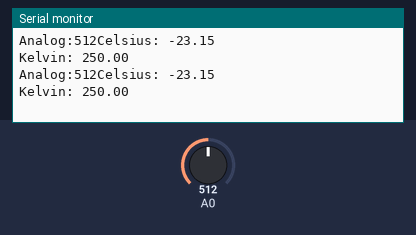
The sketch below on a simulated Arduino Uno, built with avr-gcc and run on an emulated ATmega328P. On the bench: the last lines printed to the serial monitor. The test bench sets the inputs (shaded band); at power-on: A0 = 512.

Above: at 1.2 s.
1.3 s: A0 set to 716
At 2.6 s:
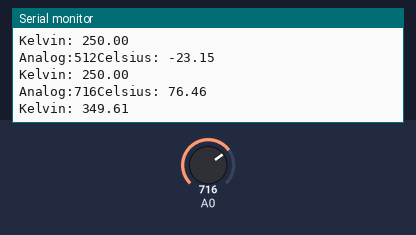
2.8 s: A0 set to 900
At 3.8 s:
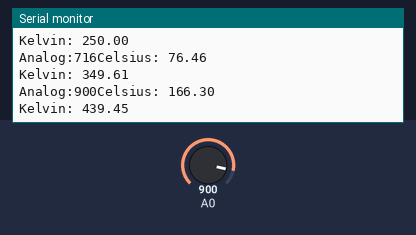
Timing chart, 0 to 5.8 s (numbered marks = the images above; inputs shaded):
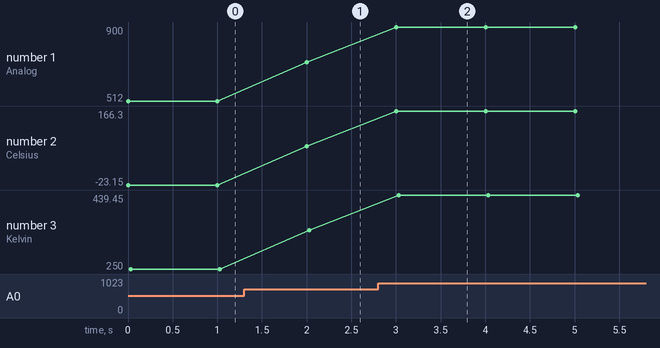

The sketch:

attemp_2.ino
```cpp
float kelvin, celsius;

void setup()
{
  Serial.begin(9600);
}

void loop()
{
  kelvin = analogRead(0) * 0.004882812 * 100;
  celsius = kelvin - 273.15;
  Serial.print("Analog:");
  Serial.print(analogRead(0));
  Serial.print("Celsius: ");
  Serial.println(celsius);
  Serial.print("Kelvin: ");
  Serial.println(kelvin);
  Serial.println();
  delay(1000);
}
```

Measured:
- after the input at 1.3 s, the serial monitor: prints a new line after 0.70 s (image 1)
- after the input at 2.8 s, the serial monitor: prints a new line after 0.20 s (image 2)
- plotted number 1: 512 → 716 after the input at 1.3 s, 716 → 900 after the input at 2.8 s
- plotted number 2: -23.15 → 76.46 after the input at 1.3 s, 76.46 → 166.3 after the input at 2.8 s
- plotted number 3: 250 → 349.61 after the input at 1.3 s, 349.61 → 439.45 after the input at 2.8 s
